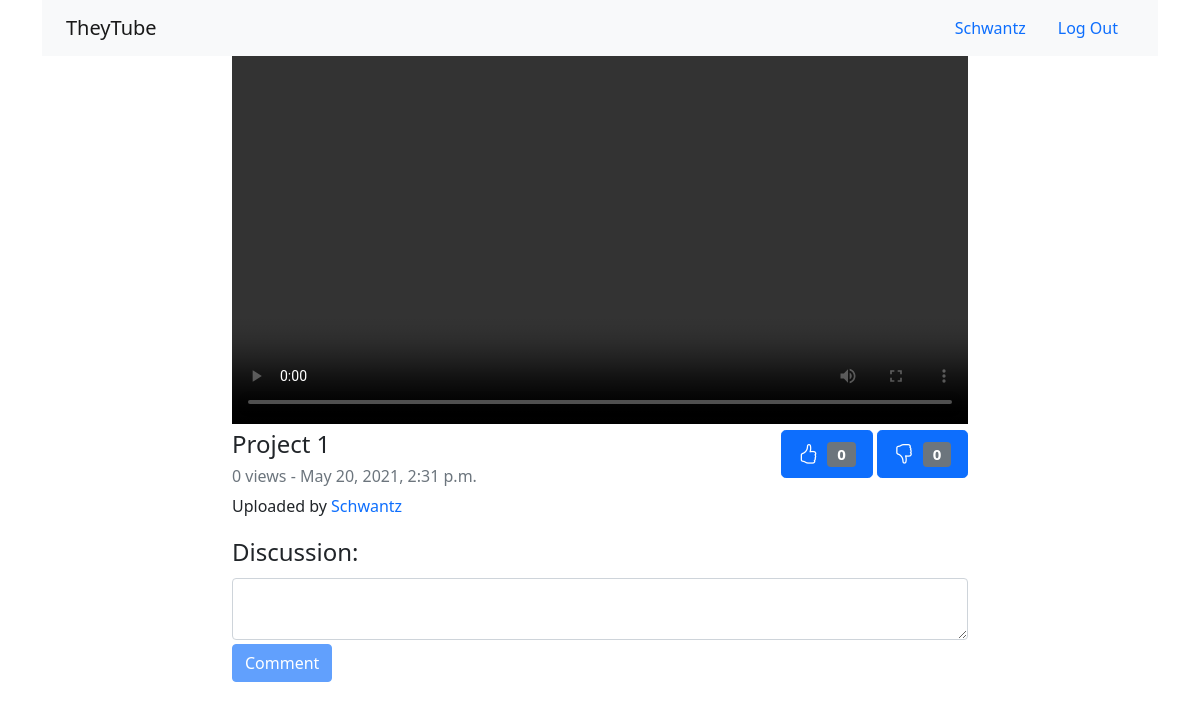
/watch/4 (signed in), run on the app's committed database.
### tube/models.py (models this page shows, shortened)
class User(AbstractUser):
    pass

class Video(models.Model):
    title = models.CharField(max_length=100)
    description = models.TextField(max_length=5000, blank=True)
    video = models.FileField(upload_to='videos/')
    image = models.ImageField(upload_to='images/', blank=True)
    duration = models.DurationField(blank=True, null=True)
    CATEGORY_CHOICES = [
        ('ED', 'Education'),
        ('MU', 'Music'),
        ('NW', 'News'),
        ('OT', 'Other')
    ]
    category = models.CharField(
        max_length=2,
        choices=CATEGORY_CHOICES,
        default='OT',
    )
    VISIBILITY_CHOICES = [
        ('PU', 'Public'),
        ('PR', 'Private'),
    ]
    visibility = models.CharField(
        max_length=2,
        choices=VISIBILITY_CHOICES,
        default='PR',
    )
    user = models.ForeignKey(User, on_delete=models.CASCADE, related_name="videos")
    views = models.IntegerField(default=0)
    timestamp = models.DateTimeField(auto_now_add=True)
    likes = models.IntegerField(default=0)
    unlikes = models.IntegerField(default=0)
    togglers = models.ManyToManyField(User, blank=True, related_name="toggled")

### tube/views.py (the view)
# urls.py: path("watch/<int:video_id>", views.watch, name="watch"),
def watch(request, video_id):
    video = Video.objects.get(id=video_id)
    video.views = video.views + 1
    video.save()
    return render(request, "tube/watch.html", {
        "video": video,
        "rated": video.togglers.filter(id=request.user.id).exists() # Just for disable like and unlike buttons in case user already rate this video
    })

### tube/templates/tube/watch.html (shortened to what this page needs)
{% extends "tube/layout.html" %}
{% load static %}
{% block body %}
    <div class="container">
        <div class="row">
            <div class="col-12">
                <nav class="navbar navbar-light bg-light">
                    <div class="container-fluid">
                        <a class="navbar-brand" href="#">TheyTube</a>
                        <nav class="nav">
                            {% if user.is_authenticated %}
                                <a class="nav-link" href="#">{{ user.username }}</a>
                                <a class="nav-link" href="{% url 'logout' %}">Log Out</a>
                            {% else %}
                                <a class="nav-link" href="{% url 'login' %}">Log In</a>
                                <a class="nav-link" href="{% url 'register' %}">Register</a>
                            {% endif %}
                        </nav>
                    </div>
                </nav>
            </div>
        </div>
        <div class="row justify-content-center">
            <div class="col-lg-8 col-md-10 col-sm-12">
                <video controls>
                    <source src="/media/{{video.video}}" type="video/mp4">
                </video>
            </div>
        </div>
        <div class="row justify-content-center">
            <div class="col-lg-8 col-md-10 col-sm-12 d-flex justify-content-between">
                <div>
                    <h4>{{video.title}}</h4>
                    <h6 class="text-muted">{{video.views|add:"-1"}} views - {{video.timestamp}}</h6>
                    Uploaded by <a href="#" class="text-decoration-none">{{video.user.username}}</a>
                </div>
                <div>
                    <button type="button" class="btn btn-primary btn-lg" id="like_button" onclick="like_video('{{video.id}}')"
                    >
                        <i class="bi bi-hand-thumbs-up me-1"></i>
                        <span class="badge bg-secondary">{{video.likes}}</span>
                    </button>
                    <button type="button" class="btn btn-primary btn-lg" id="unlike_button" onclick="unlike_video('{{video.id}}')"
                    >
                        <i class="bi bi-hand-thumbs-down me-1"></i>
                        <span class="badge bg-secondary">{{video.unlikes}}</span>
                    </button>
                </div>
            </div>
        </div>
        <div class="row justify-content-center">
            <div class="col-lg-8 col-md-10 col-sm-12">
            </div>
        </div>
        <div class="row justify-content-center">
            <div class="col-lg-8 col-md-10 col-sm-12">
                <form id="comment-form">
                    <fieldset
                    {% if not user.is_authenticated %} disabled {% endif %}>
                        <legend>Discussion:</legend>
                        <textarea class="form-control" id="comment"></textarea>
                        <input class="mt-1 btn btn-primary" id="comment-submit" type="submit" value="Comment">
                    </fieldset>
                </form>
            </div>
        </div>
    </div>
{% endblock %}

### tube/static/tube/styles.css (style rules this page uses)
video { width: 100% !important; height: auto !important; }

### data on the page
User: username "Schwantz"
Video: title "Project 1", views|add "0", timestamp "May 20, 2021, 2:31 p.m.", user.username "Schwantz", likes "0", unlikes "0"
